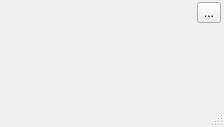
<?xml version="1.0" encoding="UTF-8"?>
<ui version="4.0">
 <class>StockWidget</class>
 <widget class="QMainWindow" name="StockWidget">
  <property name="windowModality">
   <enum>Qt::NonModal</enum>
  </property>
  <property name="geometry">
   <rect>
    <x>0</x>
    <y>0</y>
    <width>224</width>
    <height>127</height>
   </rect>
  </property>
  <property name="windowTitle">
   <string>StockWidget</string>
  </property>
  <widget class="QWidget" name="centralwidget">
   <widget class="QWidget" name="gridLayoutWidget">
    <property name="geometry">
     <rect>
      <x>0</x>
      <y>0</y>
      <width>221</width>
      <height>25</height>
     </rect>
    </property>
    <layout class="QGridLayout" name="gridLayout">
     <item row="0" column="1" alignment="Qt::AlignRight">
      <widget class="QToolButton" name="toolButton">
       <property name="text">
        <string>...</string>
       </property>
      </widget>
     </item>
     <item row="0" column="0">
      <spacer name="horizontalSpacer">
       <property name="orientation">
        <enum>Qt::Horizontal</enum>
       </property>
       <property name="sizeHint" stdset="0">
        <size>
         <width>40</width>
         <height>20</height>
        </size>
       </property>
      </spacer>
     </item>
    </layout>
   </widget>
  </widget>
  <widget class="QStatusBar" name="statusbar"/>
 </widget>
 <resources/>
 <connections/>
</ui>
